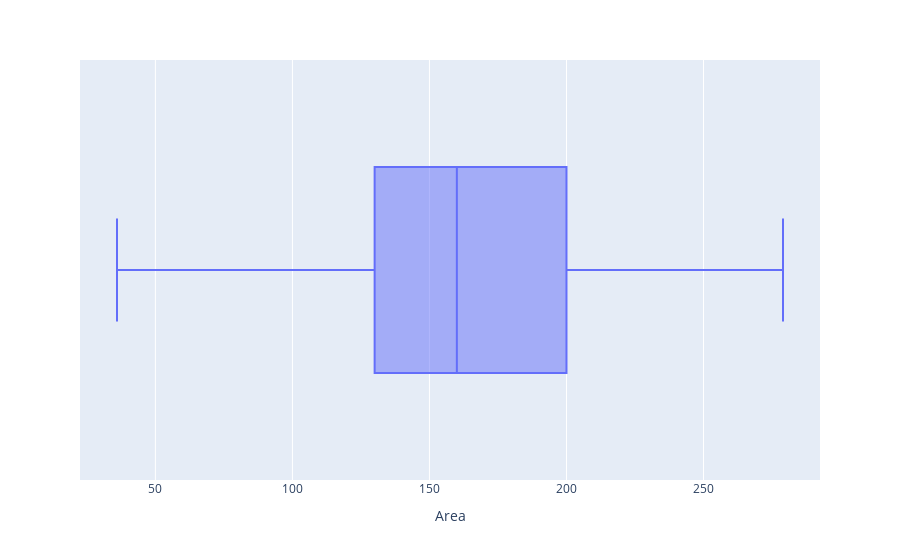

Notebook cell for this chart:
### Code cell
px.box(df2[(df2["Area"]>30)&(df2["Area"]<280)],x="Area")

### Figure 1 — Plotly figure (JSON) as saved in the notebook; plotly's stock layout.template omitted (floating-point values rounded to 4 significant figures; data arrays with more than 128 entries replaced by an {"elided": "..."} marker saying what was removed)
{"data": [{"alignmentgroup": "True", "hovertemplate": "Area=%{x}<extra></extra>", "legendgroup": "", "marker": {"color": "#636efa"}, "name": "", "notched": false, "offsetgroup": "", "orientation": "h", "showlegend": false, "type": "box", "x": {"elided": "17170 int values"}, "x0": " ", "xaxis": "x", "y0": " ", "yaxis": "y"}], "layout": {"boxmode": "group", "legend": {"tracegroupgap": 0}, "margin": {"t": 60}, "xaxis": {"anchor": "y", "domain": [0, 1], "title": {"text": "Area"}}, "yaxis": {"anchor": "x", "domain": [0, 1]}}}
